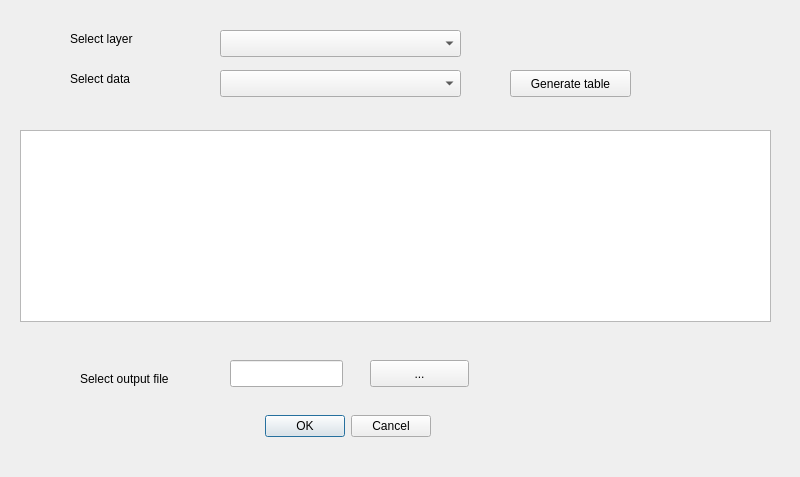
<?xml version="1.0" encoding="UTF-8"?>
<ui version="4.0">
 <class>SaveAttributesDialogBase</class>
 <widget class="QDialog" name="SaveAttributesDialogBase">
  <property name="geometry">
   <rect>
    <x>0</x>
    <y>0</y>
    <width>800</width>
    <height>477</height>
   </rect>
  </property>
  <property name="windowTitle">
   <string>Save Attributes</string>
  </property>
  <widget class="QDialogButtonBox" name="button_box">
   <property name="geometry">
    <rect>
     <x>90</x>
     <y>410</y>
     <width>341</width>
     <height>32</height>
    </rect>
   </property>
   <property name="orientation">
    <enum>Qt::Horizontal</enum>
   </property>
   <property name="standardButtons">
    <set>QDialogButtonBox::Cancel|QDialogButtonBox::Ok</set>
   </property>
  </widget>
  <widget class="QComboBox" name="comboBox">
   <property name="geometry">
    <rect>
     <x>220</x>
     <y>30</y>
     <width>241</width>
     <height>27</height>
    </rect>
   </property>
  </widget>
  <widget class="QLabel" name="label">
   <property name="geometry">
    <rect>
     <x>70</x>
     <y>30</y>
     <width>81</width>
     <height>17</height>
    </rect>
   </property>
   <property name="text">
    <string>Select layer</string>
   </property>
  </widget>
  <widget class="QLabel" name="label_2">
   <property name="geometry">
    <rect>
     <x>80</x>
     <y>370</y>
     <width>121</width>
     <height>17</height>
    </rect>
   </property>
   <property name="text">
    <string>Select output file</string>
   </property>
  </widget>
  <widget class="QLineEdit" name="lineEdit">
   <property name="geometry">
    <rect>
     <x>230</x>
     <y>360</y>
     <width>113</width>
     <height>27</height>
    </rect>
   </property>
  </widget>
  <widget class="QPushButton" name="pushButton">
   <property name="geometry">
    <rect>
     <x>370</x>
     <y>360</y>
     <width>99</width>
     <height>27</height>
    </rect>
   </property>
   <property name="text">
    <string>...</string>
   </property>
  </widget>
  <widget class="QLabel" name="label_3">
   <property name="geometry">
    <rect>
     <x>70</x>
     <y>70</y>
     <width>81</width>
     <height>17</height>
    </rect>
   </property>
   <property name="text">
    <string>Select data</string>
   </property>
  </widget>
  <widget class="QComboBox" name="comboBox_2">
   <property name="geometry">
    <rect>
     <x>220</x>
     <y>70</y>
     <width>241</width>
     <height>27</height>
    </rect>
   </property>
  </widget>
  <widget class="QTableWidget" name="tableWidget">
   <property name="geometry">
    <rect>
     <x>20</x>
     <y>130</y>
     <width>751</width>
     <height>192</height>
    </rect>
   </property>
  </widget>
  <widget class="QPushButton" name="pushButton_2">
   <property name="geometry">
    <rect>
     <x>510</x>
     <y>70</y>
     <width>121</width>
     <height>27</height>
    </rect>
   </property>
   <property name="text">
    <string>Generate table</string>
   </property>
  </widget>
 </widget>
 <resources/>
 <connections>
  <connection>
   <sender>button_box</sender>
   <signal>accepted()</signal>
   <receiver>SaveAttributesDialogBase</receiver>
   <slot>accept()</slot>
   <hints>
    <hint type="sourcelabel">
     <x>20</x>
     <y>20</y>
    </hint>
    <hint type="destinationlabel">
     <x>20</x>
     <y>20</y>
    </hint>
   </hints>
  </connection>
  <connection>
   <sender>button_box</sender>
   <signal>rejected()</signal>
   <receiver>SaveAttributesDialogBase</receiver>
   <slot>reject()</slot>
   <hints>
    <hint type="sourcelabel">
     <x>20</x>
     <y>20</y>
    </hint>
    <hint type="destinationlabel">
     <x>20</x>
     <y>20</y>
    </hint>
   </hints>
  </connection>
 </connections>
</ui>
